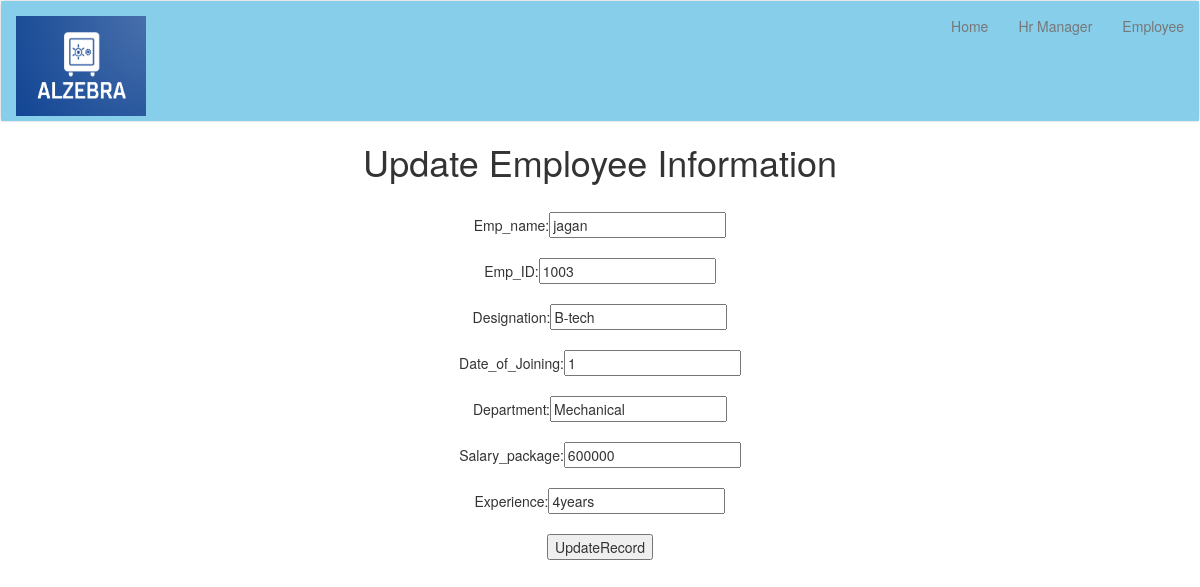
The app's page /update/9 with its own data.
### app1/models.py (models this page shows)
class Employee(models.Model):
	Emp_Name=models.CharField(max_length=40)
	Emp_ID=models.IntegerField()
	Designation=models.CharField(max_length=130)
	Date_of_Joining=models.CharField(max_length=130)
	Department=models.CharField(max_length=130)
	Salary_Package=models.IntegerField()
	Experience=models.CharField(max_length=130)

### app1/views.py (the view)
# urls.py: path('update/<int:id>', views.UpdateView),
def UpdateView(request,id):
	data=Employee.objects.get(id=id)
	if request.method=='POST':
		data=EmployeeForm(request.POST,instance=data)
		if data.is_valid():
			data.save()
			return redirect('/viewemployeedata')
	return render(request,"app1/update.html",{'f':data})

### app1/middle.py (called while the page is built)
	def __call__(self,request):
		response=self.get_response(request)
		return response

### templates/app1/update.html (shortened to what this page needs)
{%extends "app1/home.html"%}
{%block body_block%}
<center>
<h1>Update Employee Information</h1>
<form method="POST">
<br>Emp_name:<input type="text" name="Emp_Name" value="{{f.Emp_Name}}"/></br>
<br>Emp_ID:<input type="text" name="Emp_ID" value="{{f.Emp_ID}}"/></br>
<br>Designation:<input type="text" name="Designation" value="{{f.Designation}}"/></br>
<br>Date_of_Joining:<input type="text" name="Date_of_Joining" value="{{f.Date_of_Joining}}"/></br>
<br>Department:<input type="text" name="Department" value="{{f.Department}}"/></br>
<br>Salary_package:<input type="text" name="Salary_Package" value="{{f.Salary_Package}}"/></br>
<br>Experience:<input type="text" name="Experience" value="{{f.Experience}}"></br>
<br><input type="Submit" value="UpdateRecord"><br>
</form>
</center>
{%endblock%}

### records on screen
Employee: Emp_Name "jagan", Emp_ID "1003", Designation "B-tech", Date_of_Joining "1", Department "Mechanical", Salary_Package "600000", Experience "4years"
